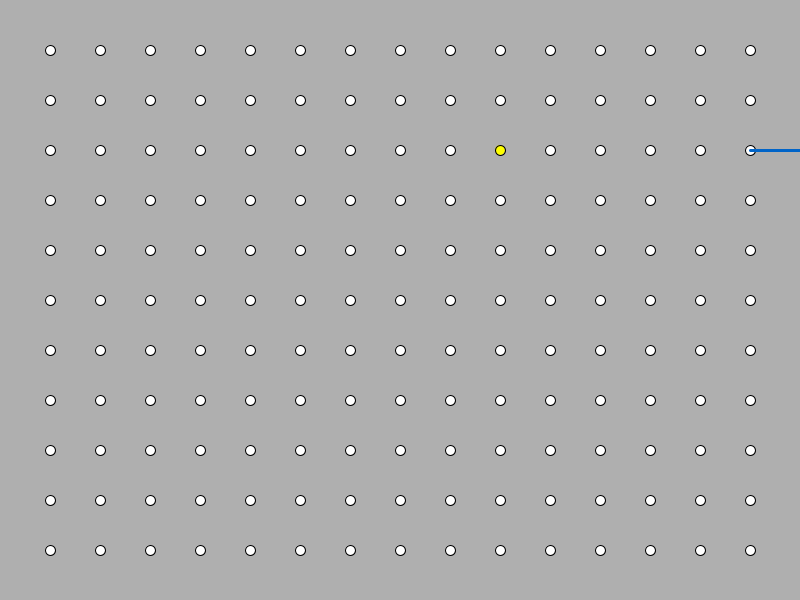
Frame 1 (no input)
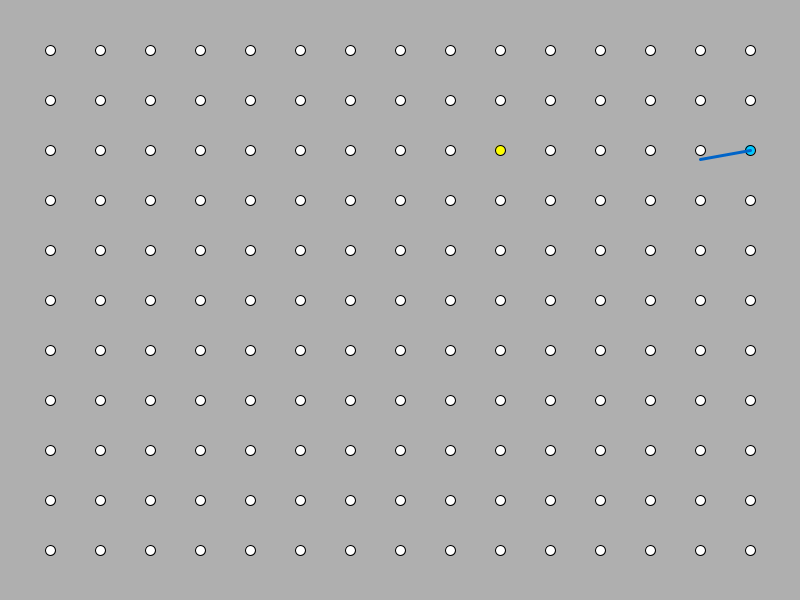
Frame 60 (the mouse pressed at the canvas centre just before this capture)
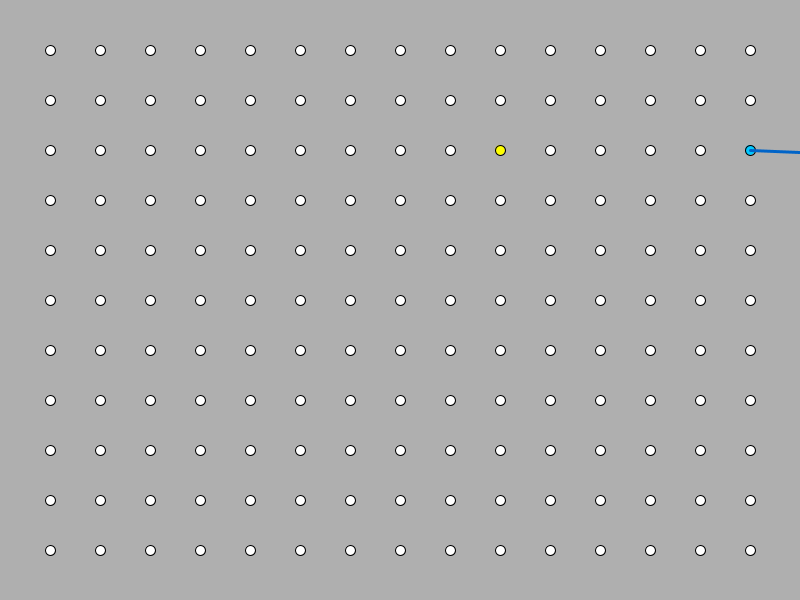
Frame 120 (the mouse held since frame 60 and released just before this capture)

The Processing sketch that drew these frames (run headless with seeded random() and noise(); from frame 60 on, the mouse is pressed at the canvas centre):

// Processing sketch: processing_122913
// ── processing_122913.pde

// Interactive_Toy 
// by Austin Drexler
// We are going to make a program that lets users
// goof around... hahaha no literally go around and around
// to your heart's content.



// OUR STATIC VARIABLES //
int mScore;
int pScore;
// OUR CLASS INSTANCES  // 
Player p;
Vec[][] Grid;

// OUR BOOLEANS         //
Boolean goal;
// OTHER NECESSITIES
int curX = 0;
int curY = 0;

int A = 0;
int B = 0;
void setup() {
  // size of our canvas
  size(800, 600);

  // Constructing the board
  int gridPointsX = width/50;
  int gridPointsY = height/50;
  mScore = gridPointsX*gridPointsY;
  pScore = 0;
  Grid = new Vec[gridPointsX][gridPointsY];
  makeGrid(gridPointsX, gridPointsY);

  // MAKE THE PLAYER
  Vec p1 = Grid[int(random(1, gridPointsX))][int(random(1, gridPointsY))];
  Vec p2 = new Vec(p1.x + 50, p1.y);
  p = new Player(p1, p2);
}

void draw() {
  background(175);
  displayGrid();
//  if(checkGoal(p.start)){
//   makeNewLucky(pScore);
//  }
  changePos(p.start);
  p.update();
  
}
//GET INPUTS
void mousePressed() {
  p.cc = !p.cc;
}
void keyPressed() {
  if (key == ' ') {

    p.pivot(p.end, checkGrid(p.start, p.end));
  }
}
void changePos(Vec pos){
  for (int i = 1; i < Grid.length; i++) {
    for (int k = 1; k < Grid[i].length; k++) {
      if (pos.x == Grid[i][k].x && pos.y == Grid[i][k].y) {
        curX = i;
        curY = k;
        Grid[i][k].setType("blue");
      }
    }
  }
  Grid[curX][curY].setType("blue");
}
void makeNewLucky(int s){
  A = int(random(1, Grid.length));
  B = int(random(1, Grid[1].length));
  Vec luc = Grid[A][B];
  if(pScore > s)return;
  else if(luc.type != "yellow"){
    luc.setType("yellow");
    pScore +=1;
  }else{
    makeNewLucky(s);
  }
  
}
Vec[] checkGrid(Vec a, Vec b) {
  //We need to Get nearby points
  int xCord = 0;
  int yCord = 0;
  Vec[] Near = new Vec[0];
  Vec next = new Vec(50, 50);

  //To do this we first need to find out which dot the player is on
  for (int i = 1; i < Grid.length; i++) {
    for (int k = 1; k < Grid[i].length; k++) {
      if (a.x == Grid[i][k].x && a.y == Grid[i][k].y) {
        xCord = i;
        yCord = k;
      }
    }
  }
  // now we can run a check to make which spaces he can snap to
  if (xCord >= 1 && xCord <= Grid.length - 2) {
    Near = (Vec[]) append(Near, new Vec(Grid[xCord+1][yCord].x, Grid[xCord+1][yCord].y));
    Near[Near.length-1].setDir("right");
    //    if(b.x >= a.x && b.y <= a.y && p.cc) next = Grid[xCord +1][yCord];
    //    else if(b.x >= a.x && b.y >= a.y && !p.cc) next = Grid[xCord +1][yCord];
  }
  if (xCord <= Grid.length && xCord >= 2) {
    Near = (Vec[]) append(Near, new Vec(Grid[xCord-1][yCord].x,Grid[xCord-1][yCord].y));
    Near[Near.length-1].setDir("left");
    //    if(b.x <= a.x && b.y <= a.y && !p.cc) next = Grid[xCord - 1][yCord];
    //    else if(b.x <= a.x && b.y >= a.y && p.cc) next = Grid[xCord - 1][yCord];
  }
  if (yCord >= 1 && yCord <= Grid[xCord].length -2) {
    Near = (Vec[]) append(Near, new Vec(Grid[xCord][yCord + 1].x, Grid[xCord][yCord + 1].y));
    Near[Near.length-1].setDir("down");
    //    if(b.x <= a.x && b.y >= a.y && !p.cc) next = Grid[xCord][yCord + 1];
    //    else if(b.x >= a.x && b.y >= a.y && p.cc) next = Grid[xCord][yCord + 1];
  }
  if (yCord <= Grid[xCord].length && yCord >=  2) {
    Near = (Vec[]) append(Near, new Vec(Grid[xCord][yCord - 1].x,Grid[xCord][yCord - 1].y));
    Near[Near.length-1].setDir("up");
    //    if(b.x <= a.x && b.y >= a.y && !p.cc) next = Grid[xCord][yCord + 1];
    //    else if(b.x >= a.x && b.y >= a.y && p.cc) next = Grid[xCord][yCord + 1];
  }
  //println(" We had " + Near.length + " spaces to choose from");
  // Now we must find the next likely space!

  //  if(b.x >= a.x && b.y <= a.y && p.cc) next = Grid[xCord +1][yCord];
  //  else if(b.x >= a.x && b.y >= a.y && !p.cc) next = Grid[xCord +1][yCord];
  //  
  //  else if(b.x >= a.x && b.y <= a.y && !p.cc) next = Grid[xCord][yCord - 1];
  //  else if(b.x <= a.x && b.y <= a.y && p.cc) next = Grid[xCord][yCord - 1];
  //  
  //  else if(b.x <= a.x && b.y <= a.y && !p.cc) next = Grid[xCord - 1][yCord];
  //  else if(b.x <= a.x && b.y >= a.y && p.cc) next = Grid[xCord - 1][yCord];
  //  
  //  else if(b.x <= a.x && b.y >= a.y && !p.cc) next = Grid[xCord][yCord + 1];
  //  else if(b.x >= a.x && b.y >= a.y && p.cc) next = Grid[xCord][yCord + 1];

  if (Near == null) {
//    for (int j = 0; j < Near.length; j++) {
//      if (Near[j].x == next.x && Near[j].y == next.y) return next;
//    }
    Vec[] blank = new Vec[1];
    blank[0] = new Vec(a.x, a.y);
    return blank;
  }
  
  return Near;
}
void makeGrid(int w, int h) {
  int uni = 50;
  Vec lucky = new Vec( int(int(random(Grid.length)) * uni), int(int(random(Grid[0].length)) * 50));
  print(lucky.x + " " + lucky.y);
  for (int i = 0; i < Grid.length; i++) {
    for (int k = 0; k < Grid[i].length; k++) {
      Grid[i][k] = new Vec(i* uni, k * uni);
      if (Grid[i][k].x == lucky.x && Grid[i][k].y == lucky.y) {
        Grid[i][k].setType("yellow");
        print(Grid[i][k].type + " " + lucky.x + " " + lucky.y);
      }
    }
  }
}
void displayGrid() {
  fill(255);
  strokeWeight(1);
  for (int i = 1; i < Grid.length; i++) {
    for (int k = 1; k < Grid[i].length; k++) {
      fill(Grid[i][k].c);
      ellipse(Grid[i][k].x, Grid[i][k].y, 10, 10);
    }
  }
}

// This is our avatar :D
// it's a line

class Player{
  // PLAYER'S MANY ATTRIBUTES BROKEN UP
  // POSITION VARIABLES
  Vec start;
  Vec end;
  
  // TIME
  float theta;
  // SPEED
  float speed;
  // RADIUS
  float radius;
  // COLOR
  color hue;
  // BOOLEAN for Clockwise and Counter-Clockwise
  boolean cc;
  float grace;
  // SURROUNDINGS
  
  Player(Vec s, Vec e){
    start = s;
    end = e;
    
    theta = radians(0);
    radius = 50;
    speed = .05;
    grace = 30;
    hue = color(0,100,200);
    cc = true;
    
  }
  // NORMAL BEHAVIOR
  // Calculate the position of the end point of a line segment 
  // by using trigonometric functions
  void orbit(){
    end.x = start.x + radius * cos(theta);
    end.y = start.y + radius * sin(theta); 
  }
  //CHECK 
  void pivot(Vec pos, Vec []node){
    for(int j = 0; j < node.length; j++){
      if(dist(node[j].x,node[j].y,pos.x,pos.y) <= grace){
        start = new Vec(node[j].x, node[j].y);
        theta += PI;
        cc = !cc;
      }
    }
  }
  
  //GET INPUTS
//  void mousePressed(){
//    cc = !cc;
//  }
//  void keyPressed(){
//    if(key == ' '){
//      pivot(end, new Vec(100, 50));
//    }
//  }
  
  // DRAW
  void update(){
     orbit();
     if(!cc){
       theta -= speed;
     }
     else{
       theta += speed;
     }
     pushStyle();
     stroke(hue);
     strokeWeight(3);
     line(start.x,start.y,end.x,end.y);
     popStyle();
     
  }
  
  
  
  
  
  
}
class Vec{
  // Helper class that keeps track of (x, y) coordinates
  float x;
  float y;
  String type;
  String dir;
  color c;
  Vec(float a, float b){
    x = a;
    y = b;
    c = color(255);
    type = "white";
    dir = "none";
  }
  void setType(String T){
    type = T;
    if(type == "yellow")
      c = color(255,255,0);
    if(type == "blue"){
      c = color(0,200,255);
    }
  }
  void setDir(String d){
    dir = d;
  }
}
